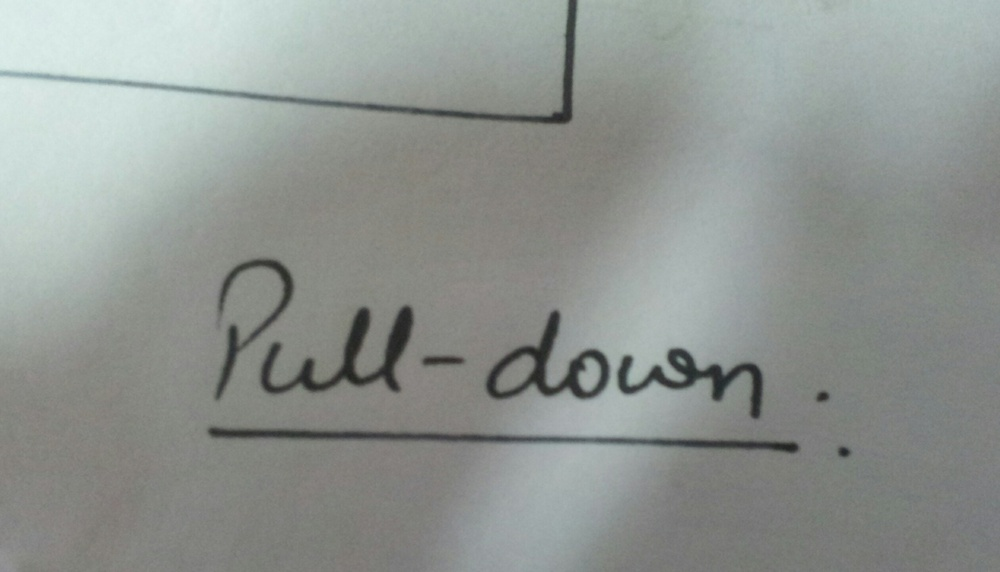
#> input picture IMG_20150427_163425.jpg, 1000 x 572 px, shrunk from 2522 x 1443 before the run
$ python opencv_check.py IMG_20150427_163425.jpg   (Python 2 division)
#> lines starting #> are read from the running program, lines starting #| are printed output that depends on the picture; after the words box and inside, x2 and y2 are one past the last pixel; in counts of white or black regions, pixels touching at a corner belong together
#from cv2.cv import *
import sys
# [5 lines of commented-out code are left out]
import cv2
import numpy
from matplotlib import pyplot as plt

img = cv2.imread(sys.argv[1])
#> img is the input picture: shape (572, 1000, 3); mean B, G, R 145.2, 148.9, 143.8
gray = cv2.cvtColor(img,cv2.COLOR_BGR2GRAY)
ret,binar = cv2.threshold(gray,100,255,cv2.THRESH_BINARY_INV)
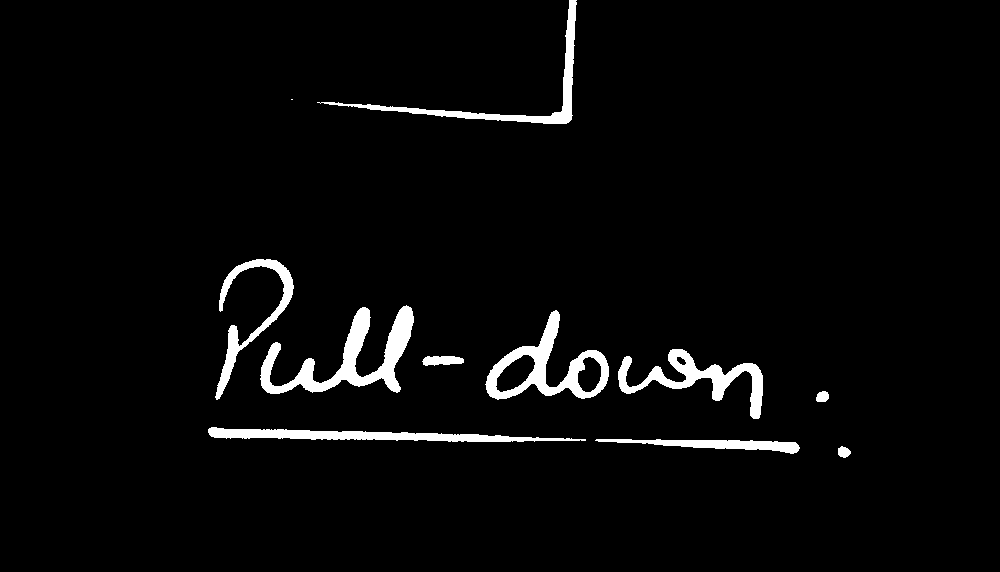
#> binar: shape (572, 1000); 3.4% white; 11 white regions (1 under 20 px), largest, box (x1, y1, x2, y2) and area: (260, 305, 414, 394) 4264, (485, 310, 609, 400) 3282, (618, 349, 763, 419) 2829

lines = cv2.HoughLinesP(binar,1,numpy.pi/180,2,minLineLength=200,maxLineGap=10)
#> lines = [[208, 430, 500, 435], [209, 434, 487, 439], [208, 432, 544, 438], [488, 440, 752, 440]]
print lines
#| [[[208 430 500 435]]
#|  [[209 434 487 439]]
#|  [[208 432 544 438]]
#|  [[488 440 752 440]]]


for x1,y1,x2,y2 in lines[0]:
    cv2.line(img,(x1,y1),(x2,y2),(0,255,0),2)
#> this loop made 1 pass
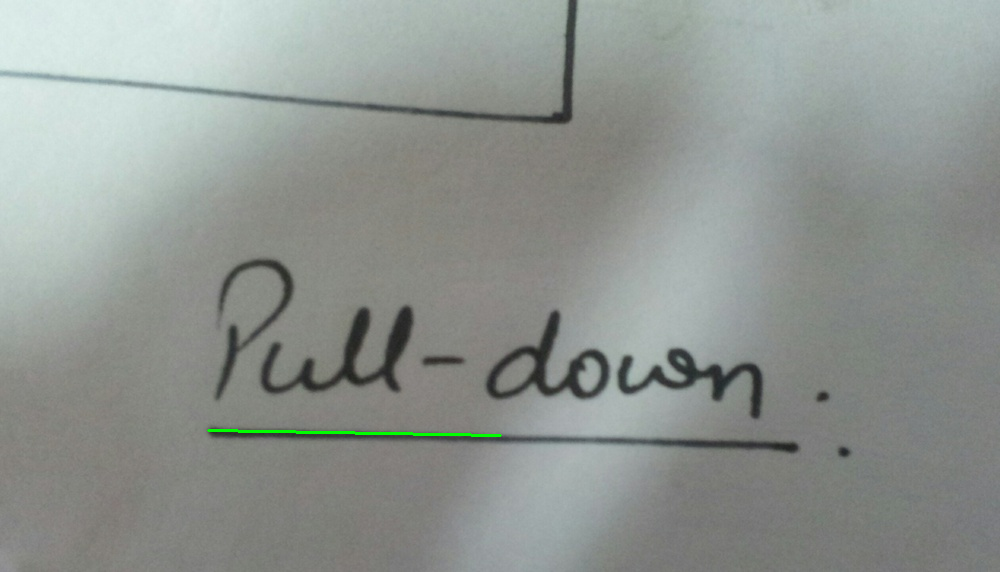
#> img: shape (572, 1000, 3); 0.15% of pixels changed, all inside (x1, y1, x2, y2) = (207, 429, 502, 437)

plt.subplot(121),plt.imshow(img,cmap = 'gray')
plt.title('Original Image'), plt.xticks([]), plt.yticks([])
plt.subplot(122),plt.imshow(binar,cmap = 'gray')
plt.title('Edge Image'), plt.xticks([]), plt.yticks([])

plt.show()
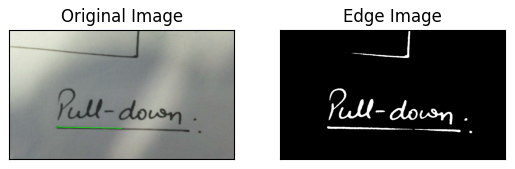
#> figure drawn by matplotlib, 2 panels; B, G, R data is drawn as R, G, B
cv2.imwrite('houghlines5.jpg',img)


# [15 lines of commented-out code are left out]
